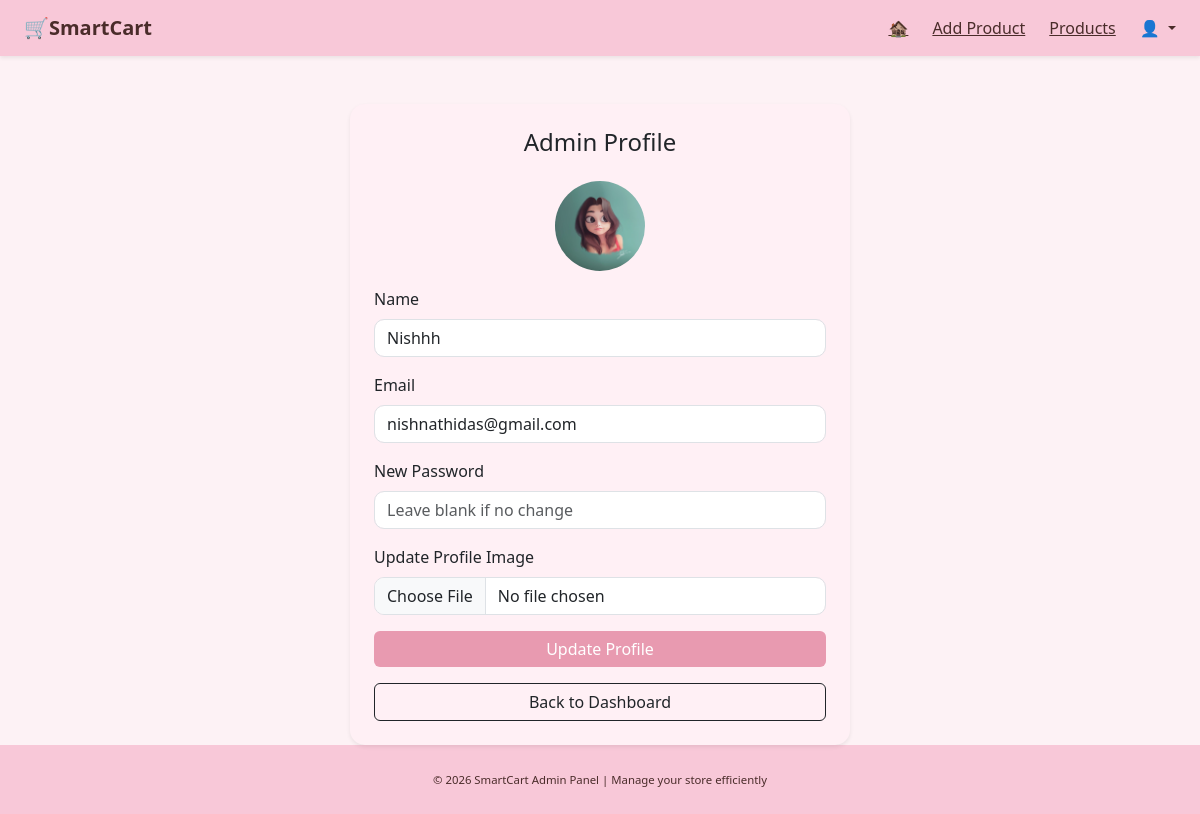
/admin/profile (signed in), run on the app's committed database.
### tables this page shows
CREATE TABLE admin (
    admin_id INTEGER PRIMARY KEY AUTOINCREMENT,
    name TEXT,
    email TEXT UNIQUE,
    password TEXT,
    profile_image TEXT
);

### app.py (the view)
@app.route('/admin/profile', methods=['GET'])
def admin_profile():
    if 'admin_id' not in session:
        flash("Please login!", "danger")
        return redirect('/admin-login')
    admin_id = session['admin_id']
    conn = get_db_connection()
    cursor = conn.cursor()
    cursor.execute("SELECT * FROM admin WHERE admin_id=?", (admin_id,))
    admin = cursor.fetchone()
    cursor.close()
    conn.close()
    return render_template("admin/admin_profile.html", admin=admin)

### app.py (called while the page is built)
def get_db_connection():
    conn = sqlite3.connect(config.DATABASE)
    conn.row_factory = sqlite3.Row
    return conn

@app.context_processor
def cart_count():
    cart = session.get('cart', {})
    return dict(cart_count=len(cart))

### templates/admin/admin_profile.html (shortened to what this page needs)
{% extends 'base.html' %}
{% block content %}
<div class="container mt-5">
    <div class="card shadow-sm p-4 mx-auto admin-profile-card">
        <h4 class="text-center mb-4">Admin Profile</h4>
        <div class="text-center mb-3">
            {% if admin.profile_image %}
                <img src="/static/uploads/admin_profiles/{{ admin.profile_image }}"
                     class="admin-profile-img">
            {% else %}
                <div class="admin-profile-placeholder">👤</div>
            {% endif %}
        </div>
        <form method="POST" action="/admin/profile" enctype="multipart/form-data">
            <div class="mb-3">
                <label class="form-label">Name</label>
                <input type="text" name="name" value="{{ admin.name }}"
                       class="form-control" required>
            </div>
            <div class="mb-3">
                <label class="form-label">Email</label>
                <input type="email" name="email" value="{{ admin.email }}"
                       class="form-control" required>
            </div>
            <div class="mb-3">
                <label class="form-label">New Password</label>
                <input type="password" name="password"
                       class="form-control" placeholder="Leave blank if no change">
            </div>
            <div class="mb-3">
                <label class="form-label">Update Profile Image</label>
                <input type="file" name="profile_image" class="form-control">
            </div>
            <button class="btn btn-dark w-100">Update Profile</button>
        </form>
        <div class="text-center mt-3">
            <a href="/admin-dashboard" class="btn btn-outline-dark w-100">
                Back to Dashboard
            </a>
        </div>
    </div>
</div>
{% endblock %}

### static/css/style.css (style rules this page uses)
body { background-color: #fdf2f5; font-family: 'Segoe UI', sans-serif; color: #333; display: flex; flex-direction: column; min-height: 100vh; }
.admin-profile-card { max-width: 500px; border-radius: 15px; background: #fff0f5; }
.form-control { border-radius: 10px; }
.btn-dark { background: #e89ab0; border: none; }
.card { border: none; border-radius: 15px; }
.admin-profile-img { width: 90px; height: 90px; border-radius: 50%; object-fit: cover; display: block; margin: auto; }

### data on the page
admin: profile_image (picture), name "Nishhh", email "nishnathidas@gmail.com"
